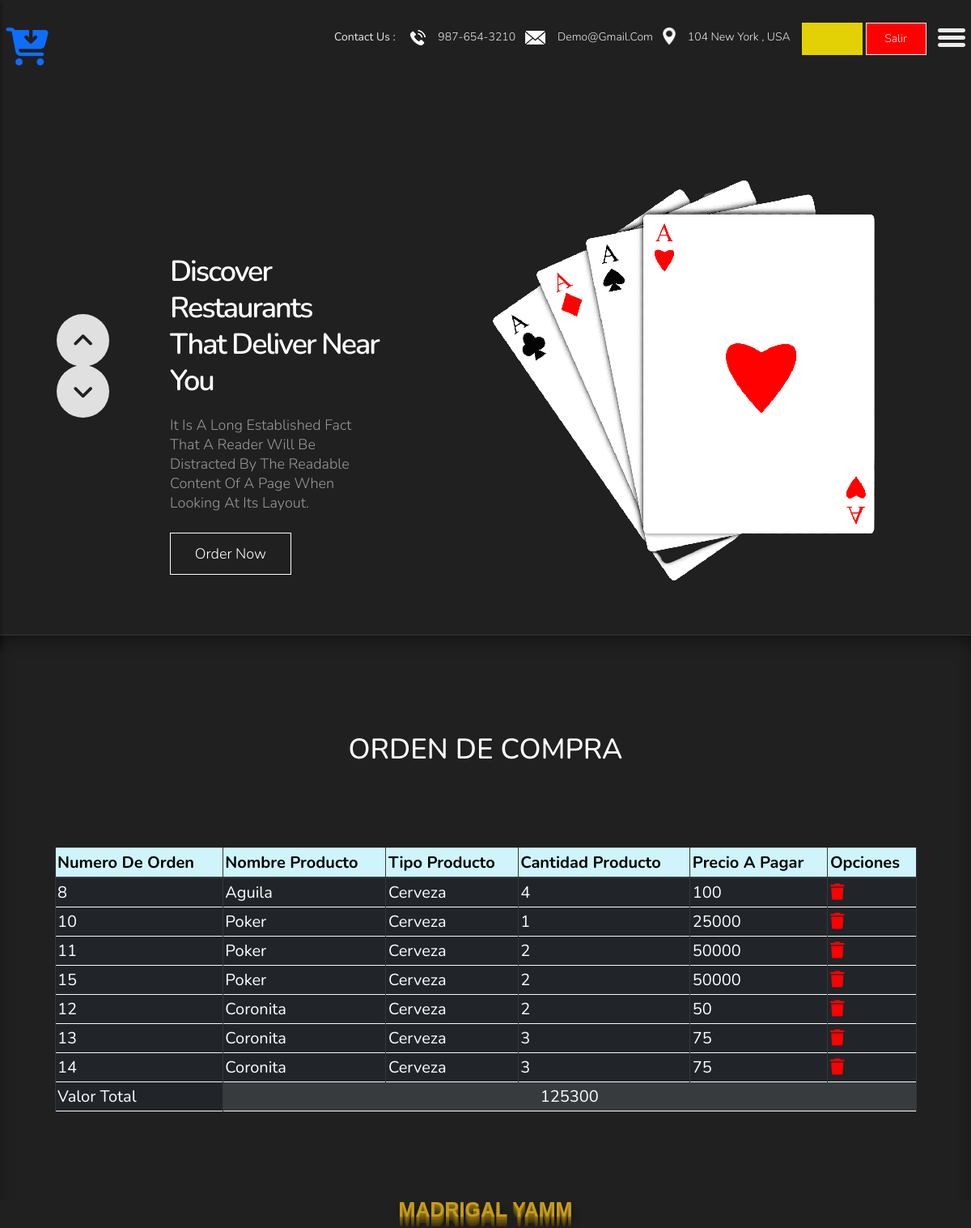
Page /SystemProyect/MisPedidos.php on the committed database.
### tables this page shows
CREATE TABLE `productos` (
  `Id_Producto` int(11) NOT NULL,
  `Nombre_Producto` varchar(20) NOT NULL,
  `Precio_producto` decimal(20,0) NOT NULL,
  `Cantidad_Producto` int(10) NOT NULL,
  `Imagen_Producto` text NOT NULL,
  `Id_User` int(11) NOT NULL,
  `Id_Categoria` int(11) NOT NULL
);

CREATE TABLE `venta_temporal` (
  `Id_venta_Temp` int(11) NOT NULL,
  `New_Cantidad_Temp` varchar(20) NOT NULL,
  `Precio_Final` decimal(20,0) NOT NULL,
  `Id_Producto` int(11) NOT NULL,
  `Id_User` int(11) NOT NULL
);

CREATE TABLE `categorias` (
  `Id_Categorias` int(11) NOT NULL,
  `Nombre_Categoria` varchar(50) NOT NULL
);

### SystemProyect/MisPedidos.php (the view, shortened to what this page needs)
<?php session_start();
require("../php/Conexion.php");
 ?>
<!DOCTYPE html>
<html lang="en">
<head>
<link rel="stylesheet" href="css/bootstrap.min.css">
<link rel="stylesheet" href="css/owl.carousel.min.css">
<link rel="stylesheet" href="css/style.css">
<link rel="stylesheet" href="css/responsive.css">
<link rel="stylesheet" href="css/font-awesome.min.css">
<link href="css/bootstrapv5-1.min.css" rel="stylesheet"
>
   <link rel="stylesheet" href="css/stylep.css">
</head>
<body class="main-layout">
    <div class="wrapper">
    <?php require("FramentsPhp/menu.php"); ?>
    <div class="slider_section">
        <div class="container">
            <div class="row">
                <div class="col-md-12">
                    <div class="full">
                        <div id="main_slider" class="carousel vert slide" data-ride="carousel" data-interval="5000">
                            <div class="carousel-inner">
                                <div class="carousel-item active">
                                    <div class="row">
                                        <div class="col-md-5">
                                            <div class="slider_cont">
                                                <h3>Discover Restaurants<br>That deliver near You</h3>
                                                <p>It is a long established fact that a reader will be distracted by the readable content of a page when looking at its layout.</p>
                                                <a class="main_bt_border" href="#">Order Now</a>
                                            </div>
                                        </div>
                                        <div class="col-md-7">
                                            <div class="slider_image full text_align_center">
                                                <img class="img-responsive" src="images/carta.png" alt="#" />
                                            </div>
                                        </div>
                                    </div>
                                </div>
                            </div>
                            <a class="carousel-control-prev" href="#main_slider" role="button" data-slide="prev">
                                <i class="fa fa-angle-up"></i>
                            </a>
                            <a class="carousel-control-next" href="#main_slider" role="button" data-slide="next">
                                <i class="fa fa-angle-down"></i>
                            </a>
                        </div>
                    </div>
                </div>
            </div>
        </div>
    </div>
    <section class="resip_section">
        <div class="container">
            <div class="row">
<div class="container">
    <div class="">
        <div class="col-md-12">
    <div class="">
   <h3 style="color: white; margin-bottom: unset;" class="title"> Orden De compra  </h3>
   <div style="height: 20%;" class="">
<div style="overflow-x:auto; height: 400px;">
<div id="containerProductTemp" class="container mt-3">
  <table style="font-size: 15pt;" class="table table-hover table-sm table-dark table-bordered border-light">
    <thead>
      <tr class="table-info">
        <th>Numero De Orden</th>
        <th>Nombre Producto</th>
        <th>Tipo Producto</th>
        <th>Cantidad Producto</th>
        <th>Precio A Pagar</th>
        <th>Opciones</th>
      </tr>
    </thead>
    <tbody>
        <?php
        $User = $_SESSION['Id_User'];
        $consult_Producto_Temp = mysqli_query($connect,"SELECT * FROM productos p
            JOIN venta_temporal v ON p.Id_Producto = v.Id_Producto
            JOIN categorias c ON p.Id_Categoria = c.Id_Categorias
            JOIN usuarios u ON u.Id_User = p.Id_User
            WHERE v.Id_User = '$User'");
        ?>
        <?php
           $data_Product_Temp = mysqli_num_rows($consult_Producto_Temp);
         ?>
         <?php
         if($data_Product_Temp > 0){
            while($fila_Producto_Temp = mysqli_fetch_array($consult_Producto_Temp)){
          ?>
      <tr>
        <td><?php echo $fila_Producto_Temp['Id_venta_Temp']; ?></td>
        <td><?php echo $fila_Producto_Temp['Nombre_Producto']; ?></td>
        <td><?php echo $fila_Producto_Temp['Nombre_Categoria']; ?></td>
        <td><?php echo $fila_Producto_Temp['New_Cantidad_Temp']; ?></td>
        <td><?php echo $fila_Producto_Temp['Precio_Final']; ?></td>
        <td onclick="deleteProductTemp(<?php echo $fila_Producto_Temp['Id_venta_Temp'];  ?>);"><i style="color: red; text-align: center;" class="fa fa-trash" aria-hidden="true"></i></td>
      </tr>
  <?php
           }
         }else{
         ?>
         <tr>
              <td colspan="5" class="table-active"><p style="color: red; text-align: center;">No hay Informacion De Orden</p></td>
         </tr>
        <?php
            }
        ?>
        <?php
          $sumValor = mysqli_query($connect, "SELECT SUM(Precio_Final) AS p FROM venta_temporal WHERE Id_User = '$User'");
          $dataSum = mysqli_num_rows($sumValor);
          if($dataSum > 0){
            $arraDataSum = mysqli_fetch_array($sumValor);
         ?>
        <tr id="valorTotal">
            <td>Valor Total</td>
             <td colspan="5" class="table-active"><input readonly="readonly"  style="border: transparent;background-color: transparent;cursor: default;text-align: center;width: 100%;color: white;" id="valor" value="<?php echo $arraDataSum['p']; ?>"></td>
        </tr>
    <?php } ?>
    </tbody>
  </table>
</div>
</div>
   </div>
</div>
        </div>
    </div>
</div>
</div>
</div>
</section>
    <?php require("FramentsPhp/footer.php"); ?>
    </div>
    </div>
</body>
<link href="//cdn.jsdelivr.net/npm/@sweetalert2/theme-dark@4/dark.css" rel="stylesheet">
</html>

### SystemProyect/framentsPhp/menu.php (shortened to what this page needs)
    <div id="content">
    <header>
        <div class="container-fluid">
            <div class="row">
                <div class="col-md-3">
                    <div class="full">
                        <a style="font-size: 35pt;" class="logo" href="MisPedidos.php"><p style="color: red;" id="ventaAgregada"></p> <i class="fa fa-cart-arrow-down" aria-hidden="true"></i>
</a>
                    </div>
                </div>
                <div class="col-md-9">
                    <div class="full">
                        <div class="right_header_info">
                            <ul>
                                <li class="dinone">Contact Us : <img style="margin-right: 15px;margin-left: 15px;" src="images/phone_icon.png" alt="#"><a href="#">987-654-3210</a></li>
                                <li class="dinone"><img style="margin-right: 15px;" src="images/mail_icon.png" alt="#"><a href="#">demo@gmail.com</a></li>
                                <li class="dinone"><img style="margin-right: 15px;height: 21px;position: relative;top: -2px;" src="images/location_icon.png" alt="#"><a href="#">104 New york , USA</a></li>
                                <li class="button_user"><a class="button active" href="#"><?php  echo  $_SESSION['Name_User']; ?></a><a style="background-color: red" class="button" onclick="salir();" href="#">Salir</a></li>
                                <li>
                                    <button type="button" id="sidebarCollapse">
                                        <img src="images/menu_icon.png" alt="#">
                                    </button>
                                </li>
                            </ul>
                        </div>
                    </div>
                </div>
            </div>
        </div>
    </header>

### SystemProyect/framentsPhp/footer.php
<div style="background: #212020;position: fixed;left: 0;bottom: 0;width: 100%;background-color: #212020;color: white;text-align: center;
   z-index: 9999;" id="footerWeb">
  <p style="font: bold 250%/1 arial;
  text-transform: uppercase;
  color: #c69c1e;
  text-shadow: 0  2px  0   #8b6e15,
               0  4px  0   #7c6213,
               0  6px  0   #6e5611,
               0  8px  0   #5f4b0e,
               0 10px  0   #503f0c,
               0 12px  0   #41330a,
              3px 8px 15px rgba(0,0,0,0.1),
              3px 8px  5px rgba(0,0,0,0.3);">MADRIGAL YAMM</p>
</div>

### SystemProyect/css/style.css (style rules this page uses)
body { color: #666666; font-size: 14px; font-family: 'poppins', sans-serif; line-height: 1.80857; font-weight: normal; }
a { color: #1f1f1f; text-decoration: none !important; outline: none !important; -webkit-transition: all .3s ease-in-out; -moz-transition: all .3s ease-in-out; -ms-transition: all .3s ease-in-out; -o-transition: all .3s ease-in-out; transition: all .3s ease-in-out; }
h1, h2, h3, h4, h5, h6 { letter-spacing: 0; font-weight: normal; position: relative; padding: 0 0 10px 0; font-weight: normal; line-height: normal; color: #111111; margin: 0 }
h3 { font-size: 18px }
*, *::after, *::before { -webkit-box-sizing: border-box; -moz-box-sizing: border-box; box-sizing: border-box; }
ul, li, ol { margin: 0px; padding: 0px; list-style: none; }
p { margin: 0px; font-weight: 300; font-size: 15px; line-height: 24px; }
a { color: #222222; text-decoration: none; outline: none !important; }
a, .btn { text-decoration: none !important; outline: none !important; -webkit-transition: all .3s ease-in-out; -moz-transition: all .3s ease-in-out; -ms-transition: all .3s ease-in-out; -o-transition: all .3s ease-in-out; transition: all .3s ease-in-out; }
img { max-width: 100%; height: auto; }
button { border: 0; margin: 0; padding: 0; cursor: pointer; }
.full { float: left; width: 100%; }
.full { width: 100%; float: left; margin: 0; padding: 0; }
.text_align_center { text-align: center; }
header { min-height: 90px; background: #212020; padding: 15px 0; position: fixed; width: 100%; top: 0; left: 0; z-index: 998; }
header .container-fluid { max-width: 1850px; }
.right_header_info { width: 100%; float: left; padding: 20px 0 0; }
.right_header_info ul { list-style: none; padding: 0; margin: 0; float: right; }
.right_header_info ul li { display: inline; font-size: 16px; margin-left: 45px; color: #eaeaea; font-weight: 400; float: left; }
.right_header_info ul li a { color: #eaeaea; font-weight: 300; }
.button_user a { float: left!important; min-width: 75px; height: 35px; text-align: center; line-height: 35px; position: relative; top: -3px; padding: 0 15px; margin: 0 2px; }
.button_user a { float: left; min-width: 75px; height: 40px; text-align: center; line-height: 38px; position: relative; top: -7px; padding: 0 15px; margin: 0 2px; border: solid #eaeaea 1px; }
.button_user a:hover, .button_user a:focus, .button_user a.active { background: #e3d105; color: #fff; border-color: #e3d105; color: #222; }
#sidebarCollapse { background: transparent; }
.slider_section { background: #212020; min-height: 100vh; padding-top: 93px; }
#main_slider { padding: 90px 0 30px; }
.slider_section .container { width: 100%; max-width: 1920px; }
.slider_cont { padding-left: 190px; float: left; margin: 100px 0 0; }
.slider_cont h3 { font-size: 70px; font-weight: 600; color: #fff; line-height: 70px; letter-spacing: -2px; }
.slider_cont p { font-size: 18px; color: #999; line-height: normal; font-weight: 300; margin-top: 15px; margin-bottom: 10px; padding-right: 30px; }
#main_slider .carousel-control-prev, #main_slider .carousel-control-next { width: 65px; height: 65px; background: #e1e0e0; opacity: 1; font-size: 30px; color: #212020; border-radius: 100%; }
#main_slider a.carousel-control-prev { position: absolute; left: 50px; top: 42%; }
#main_slider a.carousel-control-next { position: absolute; left: 50px; top: 52%; }
.main_bt_border { color: #fff; font-size: 18px; font-weight: 300; min-width: 150px; border: solid #fff 1px; float: left; text-align: center; min-height: 50px; line-height: 50px; margin-top: 20px; }
.resip_section { background: #212020; margin-top: 0; padding: 60px 0px 50px 0px; border-top: solid rgba(255,255,255,.1) 1px; box-shadow: inset 0 10px 30px -16px #000; }
.carousel-control-prev { left: -160px; color: #000; opacity: 1; width: 55px; height:55px; background: #fff; top: 35%; }
.carousel-control-next { right: -160px; color: #000; opacity: 1; width: 55px; height:55px; background: #fff; top: 35%; }
.title { text-align: center; padding-bottom: 60px; }
#sidebarCollapse { background: transparent; padding: 0; border: none; }

### SystemProyect/MisPedidos.php (style rules this page uses)
table { border-collapse: collapse; border-spacing: 0; width: 100%; border: 1px solid #ddd; }
th, td { text-align: left; padding: 8px; }
tr:nth-child(even) { background-color: #f2f2f2 }

### rows in the picture
productos: venta_temporal.Id_venta_Temp "8", Nombre_Producto "Aguila", Id_Categoria.Nombre_Categoria "Cerveza", venta_temporal.New_Cantidad_Temp "4", venta_temporal.Precio_Final "100"
productos: venta_temporal.Id_venta_Temp "10", Nombre_Producto "Poker", Id_Categoria.Nombre_Categoria "Cerveza", venta_temporal.New_Cantidad_Temp "1", venta_temporal.Precio_Final "25000", venta_temporal.Id_venta_Temp "11", venta_temporal.New_Cantidad_Temp "2", venta_temporal.Precio_Final "50000", venta_temporal.Id_venta_Temp "15"
productos: venta_temporal.Id_venta_Temp "12", Nombre_Producto "Coronita", Id_Categoria.Nombre_Categoria "Cerveza", venta_temporal.New_Cantidad_Temp "2", venta_temporal.Precio_Final "50", venta_temporal.Id_venta_Temp "13", venta_temporal.New_Cantidad_Temp "3", venta_temporal.Precio_Final "75", venta_temporal.Id_venta_Temp "14"
